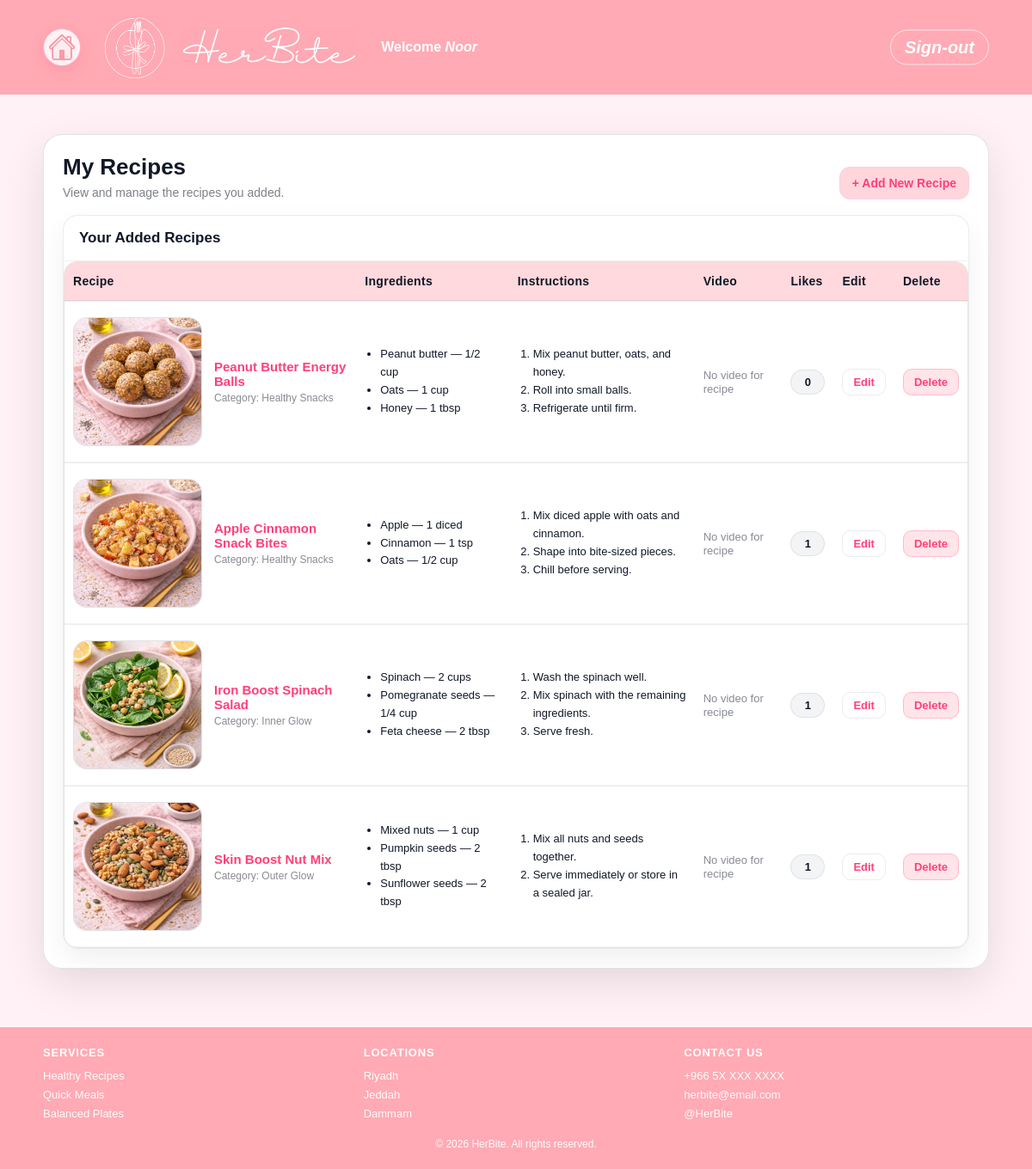
The app's page /myRecipes.php (signed in) with its own data.
### tables this page shows
CREATE TABLE `users` (
  `id` int(11) NOT NULL,
  `userType` enum('user','admin') NOT NULL,
  `firstName` varchar(100) NOT NULL,
  `lastName` varchar(100) NOT NULL,
  `emailAddress` varchar(100) NOT NULL,
  `password` varchar(255) NOT NULL,
  `photoFileName` varchar(255) NOT NULL
);

CREATE TABLE `recipe` (
  `id` int(11) NOT NULL,
  `userID` int(11) NOT NULL,
  `categoryID` int(11) NOT NULL,
  `name` varchar(150) NOT NULL,
  `description` text,
  `photoFileName` varchar(255) DEFAULT NULL,
  `videoFilePath` varchar(255) DEFAULT NULL
);

CREATE TABLE `recipecategory` (
  `id` int(11) NOT NULL,
  `categoryName` varchar(100) NOT NULL
);

CREATE TABLE `recipeingredient` (
  `id` int(11) NOT NULL,
  `recipeID` int(11) NOT NULL,
  `ingredientName` varchar(150) NOT NULL,
  `quantity` varchar(100) NOT NULL
);

CREATE TABLE `recipeinstruction` (
  `id` int(11) NOT NULL,
  `recipeID` int(11) NOT NULL,
  `stepNumber` int(11) NOT NULL,
  `instructionText` text NOT NULL
);

### recipe_helpers.php (called while the page is built, shortened)
<?php
function require_user_login(mysqli $conn): array {
    $userId = (int) $_SESSION['user_id'];
    $stmt = $conn->prepare("SELECT id, firstName, lastName, emailAddress, photoFileName FROM users WHERE id = ?");
    $stmt->bind_param("i", $userId);
    $stmt->execute();
    $result = $stmt->get_result();
    $user = $result->fetch_assoc();
    return $user;
}
function h(?string $value): string {
    return htmlspecialchars((string) $value, ENT_QUOTES, 'UTF-8');
}

### myRecipes.php (the view, shortened to what this page needs)
<?php
include 'db.php';
include 'recipe_helpers.php';
$user = require_user_login($conn);
$userId = (int) $user['id'];
$recipesStmt = $conn->prepare("
    SELECT recipe.id,
           recipe.name,
           recipe.photoFileName,
           recipe.videoFilePath,
           recipecategory.categoryName,
           COALESCE(like_counts.totalLikes, 0) AS totalLikes
    FROM recipe
    LEFT JOIN recipecategory ON recipecategory.id = recipe.categoryID
    LEFT JOIN (
        SELECT recipeID, COUNT(*) AS totalLikes
        FROM likes
        GROUP BY recipeID
    ) AS like_counts ON like_counts.recipeID = recipe.id
    WHERE recipe.userID = ?
    ORDER BY recipe.id DESC
");
$recipesStmt->bind_param("i", $userId);
$recipesStmt->execute();
$recipesResult = $recipesStmt->get_result();
$recipes = $recipesResult->fetch_all(MYSQLI_ASSOC);
$recipeIds = array_column($recipes, 'id');
$ingredientsByRecipe = [];
$instructionsByRecipe = [];
if (!empty($recipeIds)) {
    $idList = implode(',', array_map('intval', $recipeIds));
    $ingredientsResult = $conn->query("
        SELECT recipeID, ingredientName, quantity
        FROM recipeingredient
        WHERE recipeID IN ($idList)
        ORDER BY id ASC
    ");
    while ($row = $ingredientsResult->fetch_assoc()) {
        $ingredientsByRecipe[(int) $row['recipeID']][] = $row;
    }
    $instructionsResult = $conn->query("
        SELECT recipeID, stepNumber, instructionText
        FROM recipeinstruction
        WHERE recipeID IN ($idList)
        ORDER BY recipeID ASC, stepNumber ASC, id ASC
    ");
    while ($row = $instructionsResult->fetch_assoc()) {
        $instructionsByRecipe[(int) $row['recipeID']][] = $row;
    }
}
?>
<!DOCTYPE html>
<html lang="en">
<head>
  <link rel="stylesheet" href="stylesheet.css">
</head>
<body class="user-page header-admin">
  <div class="page">
    <header class="site-header">
      <div class="header-inner">
        <a href="user.php" class="home-link" aria-label="Go to home">
          <img src="home.PNG" alt="Home">
        </a>
        <div class="brand">
          <img src="logo.jpg" alt="HerBite Logo">
        </div>
        <div class="brand-title">
          <img src="title.jpg" alt="HerBite Title">
        </div>
        <div class="header-right">
          <div class="welcome">Welcome <span class="name"><?php echo h($user['firstName']); ?></span></div>
        </div>
        <div class="logout">
          <a href="logout.php">Sign-out</a>
        </div>
      </div>
    </header>
    <main class="page-main">
      <section class="box mr-wrap">
        <div class="mr-head">
          <div>
            <h2 class="mr-title">My Recipes</h2>
            <p class="mr-sub">View and manage the recipes you added.</p>
          </div>
          <a href="addRecipe.php" class="mr-add">+ Add New Recipe</a>
        </div>
        <div class="mr-card">
          <div class="mr-card-top">
            <h3>Your Added Recipes</h3>
          </div>
          <?php if (!empty($recipes)) { ?>
            <div class="mr-table-scroll">
              <table class="mr-table">
                <thead>
                  <tr>
                    <th>Recipe</th>
                    <th>Ingredients</th>
                    <th>Instructions</th>
                    <th>Video</th>
                    <th>Likes</th>
                    <th>Edit</th>
                    <th>Delete</th>
                  </tr>
                </thead>
                <tbody>
                  <?php foreach ($recipes as $recipe) {
                      $recipeId = (int) $recipe['id'];
                      $ingredients = $ingredientsByRecipe[$recipeId] ?? [];
                      $instructions = $instructionsByRecipe[$recipeId] ?? [];
                  ?>
                    <tr>
                      <td>
                        <a class="mr-recipe" href="viewRecipe.html?id=<?php echo $recipeId; ?>">
                          <span class="mr-thumb">
                            <img src="<?php echo h($recipe['photoFileName'] ?: 'default.png'); ?>" alt="<?php echo h($recipe['name']); ?>">
                          </span>
                          <span class="mr-meta">
                            <span class="mr-name"><?php echo h($recipe['name']); ?></span>
                            <span class="mr-cat">Category: <?php echo h($recipe['categoryName'] ?: 'Uncategorized'); ?></span>
                          </span>
                        </a>
                      </td>
                      <td>
                        <?php if (!empty($ingredients)) { ?>
                          <ul class="mr-list">
                            <?php foreach ($ingredients as $ingredient) { ?>
                              <li><?php echo h($ingredient['ingredientName']); ?> — <?php echo h($ingredient['quantity']); ?></li>
                            <?php } ?>
                          </ul>
                        <?php } else { ?>
                          <span class="mr-muted">No ingredients added.</span>
                        <?php } ?>
                      </td>
                      <td>
                        <?php if (!empty($instructions)) { ?>
                          <ol class="mr-list">
                            <?php foreach ($instructions as $instruction) { ?>
                              <li><?php echo h($instruction['instructionText']); ?></li>
                            <?php } ?>
                          </ol>
                        <?php } else { ?>
                          <span class="mr-muted">No instructions added.</span>
                        <?php } ?>
                      </td>
                      <td>
                        <?php if (!empty($recipe['videoFilePath'])) { ?>
                          <a class="mr-link" href="<?php echo h($recipe['videoFilePath']); ?>" target="_blank" rel="noopener noreferrer">Watch video</a>
                        <?php } else { ?>
                          <span class="mr-muted">No video for recipe</span>
                        <?php } ?>
                      </td>
                      <td><span class="mr-pill"><?php echo (int) $recipe['totalLikes']; ?></span></td>
                      <td><a class="mr-btn mr-btn-edit" href="editRecipe.php?id=<?php echo $recipeId; ?>">Edit</a></td>
                      <td><a class="mr-btn mr-btn-del" href="deleteRecipe.php?id=<?php echo $recipeId; ?>" onclick="return confirm('Delete this recipe?');">Delete</a></td>
                    </tr>
                  <?php } ?>
                </tbody>
              </table>
            </div>
          <?php } else { ?>
            <p class="mr-muted">You have not added any recipes yet.</p>
          <?php } ?>
        </div>
      </section>
    </main>
    <footer class="site-footer">
      <div class="footer-inner">
        <div class="footer-col">
          <h4>Services</h4>
          <p>Healthy Recipes</p>
          <p>Quick Meals</p>
          <p>Balanced Plates</p>
        </div>
        <div class="footer-col">
          <h4>Locations</h4>
          <p>Riyadh</p>
          <p>Jeddah</p>
          <p>Dammam</p>
        </div>
        <div class="footer-col">
          <h4>Contact Us</h4>
          <p>+966 5X XXX XXXX</p>
          <p>herbite@email.com</p>
          <p>@HerBite</p>
        </div>
      </div>
      <div class="footer-bottom">
        © 2026 HerBite. All rights reserved.
      </div>
    </footer>
  </div>
</body>
</html>

### records on screen
users: firstName "Noor"
recipe: photoFileName (picture), name "Peanut Butter Energy Balls", recipecategory.categoryName "Healthy Snacks", shows "No video for recipe", totalLikes "0"
recipeingredient: ingredientName "Peanut butter", quantity "1/2 cup"
recipeingredient: ingredientName "Oats", quantity "1 cup"
recipeingredient: ingredientName "Honey", quantity "1 tbsp"
recipeinstruction: instructionText "Mix peanut butter, oats, and honey."
recipeinstruction: instructionText "Roll into small balls."
recipeinstruction: instructionText "Refrigerate until firm."
recipe: photoFileName (picture), name "Apple Cinnamon Snack Bites", recipecategory.categoryName "Healthy Snacks", shows "No video for recipe", totalLikes "1"
recipeingredient: ingredientName "Apple", quantity "1 diced"
recipeingredient: ingredientName "Cinnamon", quantity "1 tsp"
recipeingredient: ingredientName "Oats", quantity "1/2 cup"
recipeinstruction: instructionText "Mix diced apple with oats and cinnamon."
recipeinstruction: instructionText "Shape into bite-sized pieces."
recipeinstruction: instructionText "Chill before serving."
recipe: photoFileName (picture), name "Iron Boost Spinach Salad", recipecategory.categoryName "Inner Glow", shows "No video for recipe", totalLikes "1"
recipeingredient: ingredientName "Spinach", quantity "2 cups"
recipeingredient: ingredientName "Pomegranate seeds", quantity "1/4 cup"
recipeingredient: ingredientName "Feta cheese", quantity "2 tbsp"
recipeinstruction: instructionText "Wash the spinach well."
recipeinstruction: instructionText "Mix spinach with the remaining ingredients."
recipeinstruction: instructionText "Serve fresh."
recipe: photoFileName (picture), name "Skin Boost Nut Mix", recipecategory.categoryName "Outer Glow", shows "No video for recipe", totalLikes "1"
recipeingredient: ingredientName "Mixed nuts", quantity "1 cup"
recipeingredient: ingredientName "Pumpkin seeds", quantity "2 tbsp"
recipeingredient: ingredientName "Sunflower seeds", quantity "2 tbsp"
recipeinstruction: instructionText "Mix all nuts and seeds together."
recipeinstruction: instructionText "Serve immediately or store in a sealed jar."
